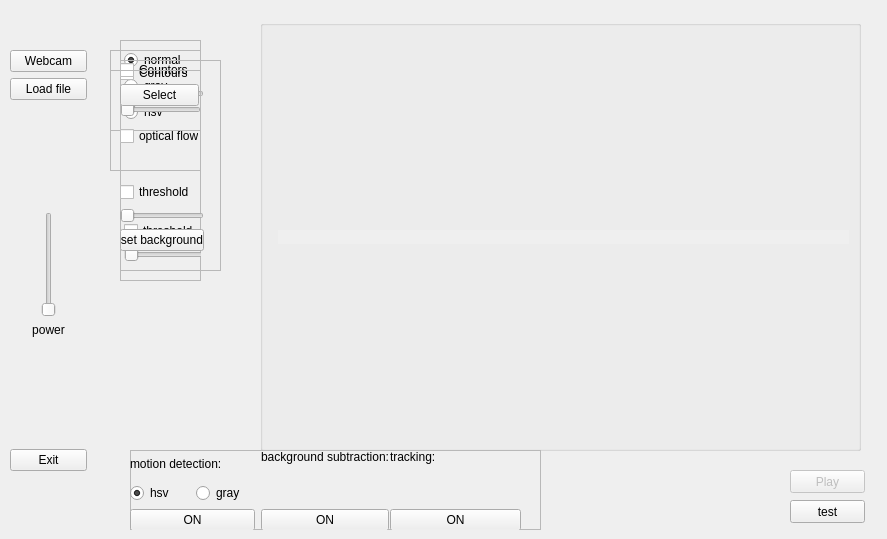
<?xml version="1.0" encoding="UTF-8"?>
<ui version="4.0">
 <class>view</class>
 <widget class="QWidget" name="view">
  <property name="windowModality">
   <enum>Qt::ApplicationModal</enum>
  </property>
  <property name="geometry">
   <rect>
    <x>0</x>
    <y>0</y>
    <width>887</width>
    <height>539</height>
   </rect>
  </property>
  <property name="windowTitle">
   <string>Form</string>
  </property>
  <widget class="QPushButton" name="btnPlay">
   <property name="enabled">
    <bool>false</bool>
   </property>
   <property name="geometry">
    <rect>
     <x>790</x>
     <y>470</y>
     <width>75</width>
     <height>23</height>
    </rect>
   </property>
   <property name="text">
    <string>Play</string>
   </property>
  </widget>
  <widget class="QPushButton" name="btnTest">
   <property name="geometry">
    <rect>
     <x>790</x>
     <y>500</y>
     <width>75</width>
     <height>23</height>
    </rect>
   </property>
   <property name="text">
    <string>test</string>
   </property>
  </widget>
  <widget class="QWidget" name="layoutWidget">
   <property name="geometry">
    <rect>
     <x>10</x>
     <y>50</y>
     <width>77</width>
     <height>421</height>
    </rect>
   </property>
   <layout class="QVBoxLayout" name="verticalLayout">
    <item>
     <widget class="QPushButton" name="btnWebcam">
      <property name="text">
       <string>Webcam</string>
      </property>
      <property name="checkable">
       <bool>false</bool>
      </property>
      <property name="checked">
       <bool>false</bool>
      </property>
      <property name="autoRepeat">
       <bool>false</bool>
      </property>
      <property name="autoExclusive">
       <bool>false</bool>
      </property>
      <property name="autoDefault">
       <bool>false</bool>
      </property>
      <property name="default">
       <bool>false</bool>
      </property>
      <property name="flat">
       <bool>false</bool>
      </property>
     </widget>
    </item>
    <item>
     <widget class="QPushButton" name="btnLoad">
      <property name="text">
       <string>Load file</string>
      </property>
     </widget>
    </item>
    <item>
     <spacer name="verticalSpacer_2">
      <property name="orientation">
       <enum>Qt::Vertical</enum>
      </property>
      <property name="sizeHint" stdset="0">
       <size>
        <width>10</width>
        <height>22</height>
       </size>
      </property>
     </spacer>
    </item>
    <item>
     <layout class="QHBoxLayout" name="horizontalLayout_2">
      <item>
       <widget class="QSlider" name="power_slider">
        <property name="contextMenuPolicy">
         <enum>Qt::DefaultContextMenu</enum>
        </property>
        <property name="orientation">
         <enum>Qt::Vertical</enum>
        </property>
       </widget>
      </item>
     </layout>
    </item>
    <item>
     <layout class="QHBoxLayout" name="horizontalLayout_4">
      <item>
       <widget class="QLabel" name="power_label">
        <property name="layoutDirection">
         <enum>Qt::LeftToRight</enum>
        </property>
        <property name="text">
         <string>power</string>
        </property>
        <property name="alignment">
         <set>Qt::AlignCenter</set>
        </property>
       </widget>
      </item>
     </layout>
    </item>
    <item>
     <spacer name="verticalSpacer_3">
      <property name="orientation">
       <enum>Qt::Vertical</enum>
      </property>
      <property name="sizeHint" stdset="0">
       <size>
        <width>20</width>
        <height>40</height>
       </size>
      </property>
     </spacer>
    </item>
    <item>
     <widget class="QPushButton" name="btnExit">
      <property name="text">
       <string>Exit</string>
      </property>
     </widget>
    </item>
   </layout>
  </widget>
  <widget class="QGroupBox" name="formGroupBox">
   <property name="geometry">
    <rect>
     <x>260</x>
     <y>20</y>
     <width>601</width>
     <height>431</height>
    </rect>
   </property>
   <layout class="QFormLayout" name="screen_layout">
    <property name="fieldGrowthPolicy">
     <enum>QFormLayout::AllNonFixedFieldsGrow</enum>
    </property>
    <property name="rowWrapPolicy">
     <enum>QFormLayout::DontWrapRows</enum>
    </property>
    <property name="labelAlignment">
     <set>Qt::AlignCenter</set>
    </property>
    <property name="formAlignment">
     <set>Qt::AlignCenter</set>
    </property>
    <item row="0" column="1">
     <widget class="QLabel" name="label">
      <property name="cursor">
       <cursorShape>CrossCursor</cursorShape>
      </property>
      <property name="mouseTracking">
       <bool>true</bool>
      </property>
      <property name="layoutDirection">
       <enum>Qt::LeftToRight</enum>
      </property>
      <property name="autoFillBackground">
       <bool>true</bool>
      </property>
      <property name="text">
       <string/>
      </property>
      <property name="scaledContents">
       <bool>false</bool>
      </property>
      <property name="alignment">
       <set>Qt::AlignCenter</set>
      </property>
     </widget>
    </item>
   </layout>
  </widget>
  <widget class="QFrame" name="setting_frame">
   <property name="enabled">
    <bool>true</bool>
   </property>
   <property name="geometry">
    <rect>
     <x>120</x>
     <y>40</y>
     <width>81</width>
     <height>241</height>
    </rect>
   </property>
   <property name="frameShape">
    <enum>QFrame::StyledPanel</enum>
   </property>
   <property name="frameShadow">
    <enum>QFrame::Raised</enum>
   </property>
   <widget class="QWidget" name="formLayoutWidget">
    <property name="geometry">
     <rect>
      <x>0</x>
      <y>10</y>
      <width>83</width>
      <height>221</height>
     </rect>
    </property>
    <layout class="QFormLayout" name="formLayout">
     <property name="sizeConstraint">
      <enum>QLayout::SetDefaultConstraint</enum>
     </property>
     <property name="fieldGrowthPolicy">
      <enum>QFormLayout::FieldsStayAtSizeHint</enum>
     </property>
     <property name="labelAlignment">
      <set>Qt::AlignCenter</set>
     </property>
     <property name="formAlignment">
      <set>Qt::AlignHCenter|Qt::AlignTop</set>
     </property>
     <property name="horizontalSpacing">
      <number>6</number>
     </property>
     <property name="topMargin">
      <number>0</number>
     </property>
     <property name="rightMargin">
      <number>0</number>
     </property>
     <property name="bottomMargin">
      <number>9</number>
     </property>
     <item row="2" column="0">
      <widget class="QRadioButton" name="normal_radio">
       <property name="enabled">
        <bool>true</bool>
       </property>
       <property name="text">
        <string>normal</string>
       </property>
       <property name="checkable">
        <bool>true</bool>
       </property>
       <property name="checked">
        <bool>true</bool>
       </property>
      </widget>
     </item>
     <item row="3" column="0">
      <widget class="QRadioButton" name="gray_radio">
       <property name="text">
        <string>gray</string>
       </property>
      </widget>
     </item>
     <item row="4" column="0">
      <widget class="QRadioButton" name="hsv_radio">
       <property name="text">
        <string>hsv</string>
       </property>
      </widget>
     </item>
     <item row="5" column="0">
      <spacer name="verticalSpacer">
       <property name="orientation">
        <enum>Qt::Vertical</enum>
       </property>
       <property name="sizeHint" stdset="0">
        <size>
         <width>30</width>
         <height>30</height>
        </size>
       </property>
      </spacer>
     </item>
     <item row="6" column="0">
      <widget class="QCheckBox" name="threshold_check">
       <property name="text">
        <string>threshold</string>
       </property>
      </widget>
     </item>
     <item row="7" column="0">
      <widget class="QSlider" name="threshold_slider">
       <property name="enabled">
        <bool>false</bool>
       </property>
       <property name="orientation">
        <enum>Qt::Horizontal</enum>
       </property>
      </widget>
     </item>
    </layout>
   </widget>
  </widget>
  <widget class="QFrame" name="mode_frame">
   <property name="enabled">
    <bool>true</bool>
   </property>
   <property name="geometry">
    <rect>
     <x>130</x>
     <y>450</y>
     <width>411</width>
     <height>80</height>
    </rect>
   </property>
   <property name="frameShape">
    <enum>QFrame::StyledPanel</enum>
   </property>
   <property name="frameShadow">
    <enum>QFrame::Raised</enum>
   </property>
   <widget class="QWidget" name="horizontalLayoutWidget">
    <property name="geometry">
     <rect>
      <x>0</x>
      <y>0</y>
      <width>259</width>
      <height>81</height>
     </rect>
    </property>
    <layout class="QGridLayout" name="gridLayout">
     <property name="sizeConstraint">
      <enum>QLayout::SetDefaultConstraint</enum>
     </property>
     <item row="0" column="0">
      <layout class="QVBoxLayout" name="verticalLayout_3">
       <item>
        <widget class="QLabel" name="label_2">
         <property name="enabled">
          <bool>true</bool>
         </property>
         <property name="text">
          <string>motion detection:</string>
         </property>
        </widget>
       </item>
       <item>
        <layout class="QHBoxLayout" name="horizontalLayout">
         <item>
          <widget class="QRadioButton" name="motion_hsv_radio">
           <property name="text">
            <string>hsv</string>
           </property>
           <property name="checked">
            <bool>true</bool>
           </property>
          </widget>
         </item>
         <item>
          <widget class="QRadioButton" name="motion_gray_radio">
           <property name="text">
            <string>gray</string>
           </property>
          </widget>
         </item>
        </layout>
       </item>
       <item>
        <widget class="QPushButton" name="btnMotion">
         <property name="text">
          <string>ON</string>
         </property>
        </widget>
       </item>
      </layout>
     </item>
     <item row="0" column="1">
      <layout class="QVBoxLayout" name="verticalLayout_6">
       <item>
        <widget class="QLabel" name="label_3">
         <property name="text">
          <string>background subtraction:</string>
         </property>
         <property name="alignment">
          <set>Qt::AlignLeading|Qt::AlignLeft|Qt::AlignTop</set>
         </property>
        </widget>
       </item>
       <item>
        <widget class="QPushButton" name="btnBgSub">
         <property name="text">
          <string>ON</string>
         </property>
        </widget>
       </item>
      </layout>
     </item>
    </layout>
   </widget>
   <widget class="QWidget" name="layoutWidget_2">
    <property name="geometry">
     <rect>
      <x>260</x>
      <y>0</y>
      <width>131</width>
      <height>81</height>
     </rect>
    </property>
    <layout class="QVBoxLayout" name="verticalLayout_9">
     <item>
      <widget class="QLabel" name="label_6">
       <property name="text">
        <string>tracking:</string>
       </property>
       <property name="alignment">
        <set>Qt::AlignLeading|Qt::AlignLeft|Qt::AlignTop</set>
       </property>
      </widget>
     </item>
     <item>
      <widget class="QPushButton" name="btnTracking">
       <property name="text">
        <string>ON</string>
       </property>
      </widget>
     </item>
    </layout>
   </widget>
  </widget>
  <widget class="QFrame" name="motion_frame">
   <property name="geometry">
    <rect>
     <x>110</x>
     <y>50</y>
     <width>91</width>
     <height>81</height>
    </rect>
   </property>
   <property name="frameShape">
    <enum>QFrame::StyledPanel</enum>
   </property>
   <property name="frameShadow">
    <enum>QFrame::Raised</enum>
   </property>
   <widget class="QWidget" name="verticalLayoutWidget">
    <property name="geometry">
     <rect>
      <x>10</x>
      <y>0</y>
      <width>81</width>
      <height>80</height>
     </rect>
    </property>
    <layout class="QVBoxLayout" name="verticalLayout_2">
     <item>
      <widget class="QCheckBox" name="motion_contour_check">
       <property name="text">
        <string>Contours</string>
       </property>
      </widget>
     </item>
     <item>
      <widget class="QSlider" name="motion_contour_slider">
       <property name="enabled">
        <bool>false</bool>
       </property>
       <property name="orientation">
        <enum>Qt::Horizontal</enum>
       </property>
      </widget>
     </item>
    </layout>
   </widget>
  </widget>
  <widget class="QFrame" name="bg_sub_frame">
   <property name="geometry">
    <rect>
     <x>120</x>
     <y>60</y>
     <width>101</width>
     <height>211</height>
    </rect>
   </property>
   <property name="frameShape">
    <enum>QFrame::StyledPanel</enum>
   </property>
   <property name="frameShadow">
    <enum>QFrame::Raised</enum>
   </property>
   <widget class="QWidget" name="verticalLayoutWidget_2">
    <property name="geometry">
     <rect>
      <x>0</x>
      <y>0</y>
      <width>84</width>
      <height>191</height>
     </rect>
    </property>
    <layout class="QVBoxLayout" name="verticalLayout_4">
     <item>
      <widget class="QCheckBox" name="bg_sub_contour_check">
       <property name="text">
        <string>Counters</string>
       </property>
      </widget>
     </item>
     <item>
      <widget class="QSlider" name="bg_sub_contour_slider">
       <property name="orientation">
        <enum>Qt::Horizontal</enum>
       </property>
      </widget>
     </item>
     <item>
      <spacer name="verticalSpacer_4">
       <property name="orientation">
        <enum>Qt::Vertical</enum>
       </property>
       <property name="sizeHint" stdset="0">
        <size>
         <width>20</width>
         <height>40</height>
        </size>
       </property>
      </spacer>
     </item>
     <item>
      <widget class="QCheckBox" name="bg_sub_threshold_check">
       <property name="text">
        <string>threshold</string>
       </property>
      </widget>
     </item>
     <item>
      <widget class="QSlider" name="bg_sub_threshold_slider">
       <property name="orientation">
        <enum>Qt::Horizontal</enum>
       </property>
      </widget>
     </item>
     <item>
      <widget class="QPushButton" name="btnSetBg">
       <property name="text">
        <string>set background</string>
       </property>
      </widget>
     </item>
    </layout>
   </widget>
  </widget>
  <widget class="QFrame" name="tracking_frame">
   <property name="geometry">
    <rect>
     <x>110</x>
     <y>70</y>
     <width>91</width>
     <height>101</height>
    </rect>
   </property>
   <property name="frameShape">
    <enum>QFrame::StyledPanel</enum>
   </property>
   <property name="frameShadow">
    <enum>QFrame::Raised</enum>
   </property>
   <widget class="QWidget" name="gridLayoutWidget">
    <property name="geometry">
     <rect>
      <x>10</x>
      <y>0</y>
      <width>79</width>
      <height>91</height>
     </rect>
    </property>
    <layout class="QGridLayout" name="gridLayout_2">
     <item row="0" column="0">
      <widget class="QPushButton" name="btnSelectTracking">
       <property name="text">
        <string>Select</string>
       </property>
      </widget>
     </item>
     <item row="1" column="0">
      <widget class="QCheckBox" name="optical_flow_check">
       <property name="text">
        <string>optical flow</string>
       </property>
      </widget>
     </item>
    </layout>
   </widget>
  </widget>
 </widget>
 <resources/>
 <connections/>
</ui>
